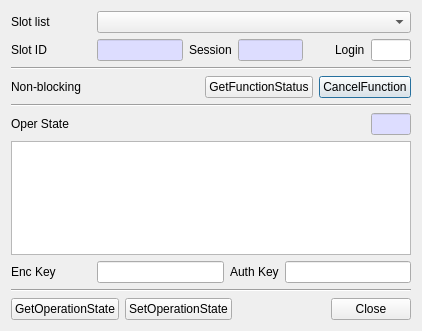
<?xml version="1.0" encoding="UTF-8"?>
<ui version="4.0">
 <class>OperStateDlg</class>
 <widget class="QDialog" name="OperStateDlg">
  <property name="geometry">
   <rect>
    <x>0</x>
    <y>0</y>
    <width>418</width>
    <height>331</height>
   </rect>
  </property>
  <property name="windowTitle">
   <string>Operation State</string>
  </property>
  <layout class="QVBoxLayout" name="verticalLayout">
   <item>
    <layout class="QGridLayout" name="gridLayout_5">
     <item row="0" column="0">
      <widget class="QLabel" name="label_6">
       <property name="minimumSize">
        <size>
         <width>80</width>
         <height>0</height>
        </size>
       </property>
       <property name="text">
        <string>Slot list</string>
       </property>
      </widget>
     </item>
     <item row="0" column="1">
      <widget class="QComboBox" name="mSlotsCombo">
       <property name="sizePolicy">
        <sizepolicy hsizetype="Preferred" vsizetype="Fixed">
         <horstretch>1</horstretch>
         <verstretch>0</verstretch>
        </sizepolicy>
       </property>
      </widget>
     </item>
    </layout>
   </item>
   <item>
    <layout class="QGridLayout" name="gridLayout">
     <item row="0" column="5">
      <widget class="QLabel" name="label_8">
       <property name="text">
        <string>Login</string>
       </property>
      </widget>
     </item>
     <item row="0" column="2">
      <widget class="QLabel" name="label_5">
       <property name="text">
        <string>Session</string>
       </property>
      </widget>
     </item>
     <item row="0" column="1">
      <widget class="QLineEdit" name="mSlotIDText">
       <property name="maximumSize">
        <size>
         <width>100</width>
         <height>16777215</height>
        </size>
       </property>
       <property name="palette">
        <palette>
         <active>
          <colorrole role="Base">
           <brush brushstyle="SolidPattern">
            <color alpha="255">
             <red>221</red>
             <green>221</green>
             <blue>255</blue>
            </color>
           </brush>
          </colorrole>
         </active>
         <inactive>
          <colorrole role="Base">
           <brush brushstyle="SolidPattern">
            <color alpha="255">
             <red>221</red>
             <green>221</green>
             <blue>255</blue>
            </color>
           </brush>
          </colorrole>
         </inactive>
         <disabled>
          <colorrole role="Base">
           <brush brushstyle="SolidPattern">
            <color alpha="255">
             <red>240</red>
             <green>240</green>
             <blue>240</blue>
            </color>
           </brush>
          </colorrole>
         </disabled>
        </palette>
       </property>
       <property name="readOnly">
        <bool>true</bool>
       </property>
      </widget>
     </item>
     <item row="0" column="0">
      <widget class="QLabel" name="label">
       <property name="minimumSize">
        <size>
         <width>80</width>
         <height>0</height>
        </size>
       </property>
       <property name="text">
        <string>Slot ID</string>
       </property>
      </widget>
     </item>
     <item row="0" column="3">
      <widget class="QLineEdit" name="mSessionText">
       <property name="maximumSize">
        <size>
         <width>80</width>
         <height>16777215</height>
        </size>
       </property>
       <property name="palette">
        <palette>
         <active>
          <colorrole role="Base">
           <brush brushstyle="SolidPattern">
            <color alpha="255">
             <red>221</red>
             <green>221</green>
             <blue>255</blue>
            </color>
           </brush>
          </colorrole>
         </active>
         <inactive>
          <colorrole role="Base">
           <brush brushstyle="SolidPattern">
            <color alpha="255">
             <red>221</red>
             <green>221</green>
             <blue>255</blue>
            </color>
           </brush>
          </colorrole>
         </inactive>
         <disabled>
          <colorrole role="Base">
           <brush brushstyle="SolidPattern">
            <color alpha="255">
             <red>240</red>
             <green>240</green>
             <blue>240</blue>
            </color>
           </brush>
          </colorrole>
         </disabled>
        </palette>
       </property>
       <property name="readOnly">
        <bool>true</bool>
       </property>
      </widget>
     </item>
     <item row="0" column="6">
      <widget class="QLineEdit" name="mLoginText">
       <property name="minimumSize">
        <size>
         <width>40</width>
         <height>0</height>
        </size>
       </property>
       <property name="maximumSize">
        <size>
         <width>40</width>
         <height>16777215</height>
        </size>
       </property>
       <property name="palette">
        <palette>
         <active>
          <colorrole role="WindowText">
           <brush brushstyle="SolidPattern">
            <color alpha="216">
             <red>0</red>
             <green>0</green>
             <blue>0</blue>
            </color>
           </brush>
          </colorrole>
          <colorrole role="Button">
           <brush brushstyle="SolidPattern">
            <color alpha="255">
             <red>236</red>
             <green>236</green>
             <blue>236</blue>
            </color>
           </brush>
          </colorrole>
          <colorrole role="Light">
           <brush brushstyle="SolidPattern">
            <color alpha="255">
             <red>255</red>
             <green>255</green>
             <blue>255</blue>
            </color>
           </brush>
          </colorrole>
          <colorrole role="Midlight">
           <brush brushstyle="SolidPattern">
            <color alpha="255">
             <red>245</red>
             <green>245</green>
             <blue>245</blue>
            </color>
           </brush>
          </colorrole>
          <colorrole role="Dark">
           <brush brushstyle="SolidPattern">
            <color alpha="255">
             <red>191</red>
             <green>191</green>
             <blue>191</blue>
            </color>
           </brush>
          </colorrole>
          <colorrole role="Mid">
           <brush brushstyle="SolidPattern">
            <color alpha="255">
             <red>169</red>
             <green>169</green>
             <blue>169</blue>
            </color>
           </brush>
          </colorrole>
          <colorrole role="Text">
           <brush brushstyle="SolidPattern">
            <color alpha="216">
             <red>0</red>
             <green>0</green>
             <blue>0</blue>
            </color>
           </brush>
          </colorrole>
          <colorrole role="BrightText">
           <brush brushstyle="SolidPattern">
            <color alpha="255">
             <red>255</red>
             <green>255</green>
             <blue>255</blue>
            </color>
           </brush>
          </colorrole>
          <colorrole role="ButtonText">
           <brush brushstyle="SolidPattern">
            <color alpha="216">
             <red>0</red>
             <green>0</green>
             <blue>0</blue>
            </color>
           </brush>
          </colorrole>
          <colorrole role="Base">
           <brush brushstyle="SolidPattern">
            <color alpha="255">
             <red>221</red>
             <green>221</green>
             <blue>255</blue>
            </color>
           </brush>
          </colorrole>
          <colorrole role="Window">
           <brush brushstyle="SolidPattern">
            <color alpha="255">
             <red>236</red>
             <green>236</green>
             <blue>236</blue>
            </color>
           </brush>
          </colorrole>
          <colorrole role="Shadow">
           <brush brushstyle="SolidPattern">
            <color alpha="255">
             <red>0</red>
             <green>0</green>
             <blue>0</blue>
            </color>
           </brush>
          </colorrole>
          <colorrole role="Highlight">
           <brush brushstyle="SolidPattern">
            <color alpha="255">
             <red>165</red>
             <green>205</green>
             <blue>255</blue>
            </color>
           </brush>
          </colorrole>
          <colorrole role="HighlightedText">
           <brush brushstyle="SolidPattern">
            <color alpha="216">
             <red>0</red>
             <green>0</green>
             <blue>0</blue>
            </color>
           </brush>
          </colorrole>
          <colorrole role="Link">
           <brush brushstyle="SolidPattern">
            <color alpha="255">
             <red>9</red>
             <green>79</green>
             <blue>209</blue>
            </color>
           </brush>
          </colorrole>
          <colorrole role="LinkVisited">
           <brush brushstyle="SolidPattern">
            <color alpha="255">
             <red>255</red>
             <green>0</green>
             <blue>255</blue>
            </color>
           </brush>
          </colorrole>
          <colorrole role="AlternateBase">
           <brush brushstyle="SolidPattern">
            <color alpha="255">
             <red>245</red>
             <green>245</green>
             <blue>245</blue>
            </color>
           </brush>
          </colorrole>
          <colorrole role="NoRole">
           <brush brushstyle="SolidPattern">
            <color alpha="255">
             <red>0</red>
             <green>0</green>
             <blue>0</blue>
            </color>
           </brush>
          </colorrole>
          <colorrole role="ToolTipBase">
           <brush brushstyle="SolidPattern">
            <color alpha="255">
             <red>255</red>
             <green>255</green>
             <blue>255</blue>
            </color>
           </brush>
          </colorrole>
          <colorrole role="ToolTipText">
           <brush brushstyle="SolidPattern">
            <color alpha="255">
             <red>0</red>
             <green>0</green>
             <blue>0</blue>
            </color>
           </brush>
          </colorrole>
          <colorrole role="PlaceholderText">
           <brush brushstyle="SolidPattern">
            <color alpha="63">
             <red>0</red>
             <green>0</green>
             <blue>0</blue>
            </color>
           </brush>
          </colorrole>
         </active>
         <inactive>
          <colorrole role="WindowText">
           <brush brushstyle="SolidPattern">
            <color alpha="216">
             <red>0</red>
             <green>0</green>
             <blue>0</blue>
            </color>
           </brush>
          </colorrole>
          <colorrole role="Button">
           <brush brushstyle="SolidPattern">
            <color alpha="255">
             <red>236</red>
             <green>236</green>
             <blue>236</blue>
            </color>
           </brush>
          </colorrole>
          <colorrole role="Light">
           <brush brushstyle="SolidPattern">
            <color alpha="255">
             <red>255</red>
             <green>255</green>
             <blue>255</blue>
            </color>
           </brush>
          </colorrole>
          <colorrole role="Midlight">
           <brush brushstyle="SolidPattern">
            <color alpha="255">
             <red>245</red>
             <green>245</green>
             <blue>245</blue>
            </color>
           </brush>
          </colorrole>
          <colorrole role="Dark">
           <brush brushstyle="SolidPattern">
            <color alpha="255">
             <red>191</red>
             <green>191</green>
             <blue>191</blue>
            </color>
           </brush>
          </colorrole>
          <colorrole role="Mid">
           <brush brushstyle="SolidPattern">
            <color alpha="255">
             <red>169</red>
             <green>169</green>
             <blue>169</blue>
            </color>
           </brush>
          </colorrole>
          <colorrole role="Text">
           <brush brushstyle="SolidPattern">
            <color alpha="216">
             <red>0</red>
             <green>0</green>
             <blue>0</blue>
            </color>
           </brush>
          </colorrole>
          <colorrole role="BrightText">
           <brush brushstyle="SolidPattern">
            <color alpha="255">
             <red>255</red>
             <green>255</green>
             <blue>255</blue>
            </color>
           </brush>
          </colorrole>
          <colorrole role="ButtonText">
           <brush brushstyle="SolidPattern">
            <color alpha="255">
             <red>0</red>
             <green>0</green>
             <blue>0</blue>
            </color>
           </brush>
          </colorrole>
          <colorrole role="Base">
           <brush brushstyle="SolidPattern">
            <color alpha="255">
             <red>255</red>
             <green>255</green>
             <blue>255</blue>
            </color>
           </brush>
          </colorrole>
          <colorrole role="Window">
           <brush brushstyle="SolidPattern">
            <color alpha="255">
             <red>236</red>
             <green>236</green>
             <blue>236</blue>
            </color>
           </brush>
          </colorrole>
          <colorrole role="Shadow">
           <brush brushstyle="SolidPattern">
            <color alpha="255">
             <red>0</red>
             <green>0</green>
             <blue>0</blue>
            </color>
           </brush>
          </colorrole>
          <colorrole role="Highlight">
           <brush brushstyle="SolidPattern">
            <color alpha="255">
             <red>212</red>
             <green>212</green>
             <blue>212</blue>
            </color>
           </brush>
          </colorrole>
          <colorrole role="HighlightedText">
           <brush brushstyle="SolidPattern">
            <color alpha="216">
             <red>0</red>
             <green>0</green>
             <blue>0</blue>
            </color>
           </brush>
          </colorrole>
          <colorrole role="Link">
           <brush brushstyle="SolidPattern">
            <color alpha="255">
             <red>0</red>
             <green>0</green>
             <blue>255</blue>
            </color>
           </brush>
          </colorrole>
          <colorrole role="LinkVisited">
           <brush brushstyle="SolidPattern">
            <color alpha="255">
             <red>255</red>
             <green>0</green>
             <blue>255</blue>
            </color>
           </brush>
          </colorrole>
          <colorrole role="AlternateBase">
           <brush brushstyle="SolidPattern">
            <color alpha="255">
             <red>245</red>
             <green>245</green>
             <blue>245</blue>
            </color>
           </brush>
          </colorrole>
          <colorrole role="NoRole">
           <brush brushstyle="NoBrush">
            <color alpha="255">
             <red>0</red>
             <green>0</green>
             <blue>0</blue>
            </color>
           </brush>
          </colorrole>
          <colorrole role="ToolTipBase">
           <brush brushstyle="SolidPattern">
            <color alpha="255">
             <red>255</red>
             <green>255</green>
             <blue>255</blue>
            </color>
           </brush>
          </colorrole>
          <colorrole role="ToolTipText">
           <brush brushstyle="SolidPattern">
            <color alpha="255">
             <red>0</red>
             <green>0</green>
             <blue>0</blue>
            </color>
           </brush>
          </colorrole>
          <colorrole role="PlaceholderText">
           <brush brushstyle="SolidPattern">
            <color alpha="63">
             <red>0</red>
             <green>0</green>
             <blue>0</blue>
            </color>
           </brush>
          </colorrole>
         </inactive>
         <disabled>
          <colorrole role="WindowText">
           <brush brushstyle="SolidPattern">
            <color alpha="63">
             <red>0</red>
             <green>0</green>
             <blue>0</blue>
            </color>
           </brush>
          </colorrole>
          <colorrole role="Button">
           <brush brushstyle="SolidPattern">
            <color alpha="255">
             <red>236</red>
             <green>236</green>
             <blue>236</blue>
            </color>
           </brush>
          </colorrole>
          <colorrole role="Light">
           <brush brushstyle="SolidPattern">
            <color alpha="255">
             <red>255</red>
             <green>255</green>
             <blue>255</blue>
            </color>
           </brush>
          </colorrole>
          <colorrole role="Midlight">
           <brush brushstyle="SolidPattern">
            <color alpha="255">
             <red>245</red>
             <green>245</green>
             <blue>245</blue>
            </color>
           </brush>
          </colorrole>
          <colorrole role="Dark">
           <brush brushstyle="SolidPattern">
            <color alpha="255">
             <red>191</red>
             <green>191</green>
             <blue>191</blue>
            </color>
           </brush>
          </colorrole>
          <colorrole role="Mid">
           <brush brushstyle="SolidPattern">
            <color alpha="255">
             <red>169</red>
             <green>169</green>
             <blue>169</blue>
            </color>
           </brush>
          </colorrole>
          <colorrole role="Text">
           <brush brushstyle="SolidPattern">
            <color alpha="63">
             <red>0</red>
             <green>0</green>
             <blue>0</blue>
            </color>
           </brush>
          </colorrole>
          <colorrole role="BrightText">
           <brush brushstyle="SolidPattern">
            <color alpha="255">
             <red>255</red>
             <green>255</green>
             <blue>255</blue>
            </color>
           </brush>
          </colorrole>
          <colorrole role="ButtonText">
           <brush brushstyle="SolidPattern">
            <color alpha="63">
             <red>0</red>
             <green>0</green>
             <blue>0</blue>
            </color>
           </brush>
          </colorrole>
          <colorrole role="Base">
           <brush brushstyle="SolidPattern">
            <color alpha="255">
             <red>236</red>
             <green>236</green>
             <blue>236</blue>
            </color>
           </brush>
          </colorrole>
          <colorrole role="Window">
           <brush brushstyle="SolidPattern">
            <color alpha="255">
             <red>236</red>
             <green>236</green>
             <blue>236</blue>
            </color>
           </brush>
          </colorrole>
          <colorrole role="Shadow">
           <brush brushstyle="SolidPattern">
            <color alpha="255">
             <red>0</red>
             <green>0</green>
             <blue>0</blue>
            </color>
           </brush>
          </colorrole>
          <colorrole role="Highlight">
           <brush brushstyle="SolidPattern">
            <color alpha="255">
             <red>212</red>
             <green>212</green>
             <blue>212</blue>
            </color>
           </brush>
          </colorrole>
          <colorrole role="HighlightedText">
           <brush brushstyle="SolidPattern">
            <color alpha="63">
             <red>0</red>
             <green>0</green>
             <blue>0</blue>
            </color>
           </brush>
          </colorrole>
          <colorrole role="Link">
           <brush brushstyle="SolidPattern">
            <color alpha="255">
             <red>0</red>
             <green>0</green>
             <blue>255</blue>
            </color>
           </brush>
          </colorrole>
          <colorrole role="LinkVisited">
           <brush brushstyle="SolidPattern">
            <color alpha="255">
             <red>255</red>
             <green>0</green>
             <blue>255</blue>
            </color>
           </brush>
          </colorrole>
          <colorrole role="AlternateBase">
           <brush brushstyle="SolidPattern">
            <color alpha="255">
             <red>245</red>
             <green>245</green>
             <blue>245</blue>
            </color>
           </brush>
          </colorrole>
          <colorrole role="NoRole">
           <brush brushstyle="NoBrush">
            <color alpha="255">
             <red>0</red>
             <green>0</green>
             <blue>0</blue>
            </color>
           </brush>
          </colorrole>
          <colorrole role="ToolTipBase">
           <brush brushstyle="SolidPattern">
            <color alpha="255">
             <red>255</red>
             <green>255</green>
             <blue>255</blue>
            </color>
           </brush>
          </colorrole>
          <colorrole role="ToolTipText">
           <brush brushstyle="SolidPattern">
            <color alpha="255">
             <red>0</red>
             <green>0</green>
             <blue>0</blue>
            </color>
           </brush>
          </colorrole>
          <colorrole role="PlaceholderText">
           <brush brushstyle="SolidPattern">
            <color alpha="63">
             <red>0</red>
             <green>0</green>
             <blue>0</blue>
            </color>
           </brush>
          </colorrole>
         </disabled>
        </palette>
       </property>
       <property name="readOnly">
        <bool>true</bool>
       </property>
      </widget>
     </item>
     <item row="0" column="4">
      <spacer name="horizontalSpacer_3">
       <property name="orientation">
        <enum>Qt::Horizontal</enum>
       </property>
       <property name="sizeHint" stdset="0">
        <size>
         <width>40</width>
         <height>20</height>
        </size>
       </property>
      </spacer>
     </item>
    </layout>
   </item>
   <item>
    <widget class="Line" name="line_3">
     <property name="orientation">
      <enum>Qt::Horizontal</enum>
     </property>
    </widget>
   </item>
   <item>
    <layout class="QGridLayout" name="gridLayout_4">
     <property name="topMargin">
      <number>0</number>
     </property>
     <item row="0" column="0">
      <widget class="QLabel" name="label_9">
       <property name="minimumSize">
        <size>
         <width>80</width>
         <height>0</height>
        </size>
       </property>
       <property name="text">
        <string>Non-blocking</string>
       </property>
      </widget>
     </item>
     <item row="0" column="3">
      <widget class="QPushButton" name="mCancelFunctionBtn">
       <property name="text">
        <string>CancelFunction</string>
       </property>
      </widget>
     </item>
     <item row="0" column="2">
      <widget class="QPushButton" name="mGetFunctionStatusBtn">
       <property name="text">
        <string>GetFunctionStatus</string>
       </property>
      </widget>
     </item>
     <item row="0" column="1">
      <spacer name="horizontalSpacer_4">
       <property name="orientation">
        <enum>Qt::Horizontal</enum>
       </property>
       <property name="sizeHint" stdset="0">
        <size>
         <width>40</width>
         <height>20</height>
        </size>
       </property>
      </spacer>
     </item>
    </layout>
   </item>
   <item>
    <widget class="Line" name="line_4">
     <property name="orientation">
      <enum>Qt::Horizontal</enum>
     </property>
    </widget>
   </item>
   <item>
    <layout class="QGridLayout" name="gridLayout_2">
     <item row="0" column="0">
      <widget class="QLabel" name="label_2">
       <property name="minimumSize">
        <size>
         <width>80</width>
         <height>0</height>
        </size>
       </property>
       <property name="text">
        <string>Oper State</string>
       </property>
      </widget>
     </item>
     <item row="0" column="2">
      <widget class="QLineEdit" name="mOperationStateLenText">
       <property name="maximumSize">
        <size>
         <width>40</width>
         <height>16777215</height>
        </size>
       </property>
       <property name="palette">
        <palette>
         <active>
          <colorrole role="Base">
           <brush brushstyle="SolidPattern">
            <color alpha="255">
             <red>221</red>
             <green>221</green>
             <blue>255</blue>
            </color>
           </brush>
          </colorrole>
         </active>
         <inactive>
          <colorrole role="Base">
           <brush brushstyle="SolidPattern">
            <color alpha="255">
             <red>221</red>
             <green>221</green>
             <blue>255</blue>
            </color>
           </brush>
          </colorrole>
         </inactive>
         <disabled>
          <colorrole role="Base">
           <brush brushstyle="SolidPattern">
            <color alpha="255">
             <red>240</red>
             <green>240</green>
             <blue>240</blue>
            </color>
           </brush>
          </colorrole>
         </disabled>
        </palette>
       </property>
       <property name="font">
        <font/>
       </property>
       <property name="readOnly">
        <bool>true</bool>
       </property>
      </widget>
     </item>
     <item row="0" column="1">
      <spacer name="horizontalSpacer_2">
       <property name="orientation">
        <enum>Qt::Horizontal</enum>
       </property>
       <property name="sizeHint" stdset="0">
        <size>
         <width>40</width>
         <height>20</height>
        </size>
       </property>
      </spacer>
     </item>
    </layout>
   </item>
   <item>
    <widget class="QPlainTextEdit" name="mOperationStateText">
     <property name="minimumSize">
      <size>
       <width>400</width>
       <height>0</height>
      </size>
     </property>
     <property name="font">
      <font/>
     </property>
     <property name="readOnly">
      <bool>false</bool>
     </property>
    </widget>
   </item>
   <item>
    <layout class="QGridLayout" name="gridLayout_6">
     <property name="topMargin">
      <number>0</number>
     </property>
     <item row="0" column="1">
      <widget class="QLineEdit" name="mEncKeyText"/>
     </item>
     <item row="0" column="0">
      <widget class="QLabel" name="label_3">
       <property name="minimumSize">
        <size>
         <width>80</width>
         <height>0</height>
        </size>
       </property>
       <property name="text">
        <string>Enc Key</string>
       </property>
      </widget>
     </item>
     <item row="0" column="3">
      <widget class="QLineEdit" name="mAuthKeyText"/>
     </item>
     <item row="0" column="2">
      <widget class="QLabel" name="label_4">
       <property name="text">
        <string>Auth Key</string>
       </property>
      </widget>
     </item>
    </layout>
   </item>
   <item>
    <widget class="Line" name="line">
     <property name="orientation">
      <enum>Qt::Horizontal</enum>
     </property>
    </widget>
   </item>
   <item>
    <layout class="QGridLayout" name="gridLayout_3">
     <item row="0" column="1">
      <widget class="QPushButton" name="mSetOperationStateBtn">
       <property name="text">
        <string>SetOperationState</string>
       </property>
      </widget>
     </item>
     <item row="0" column="3">
      <widget class="QPushButton" name="mCloseBtn">
       <property name="text">
        <string>Close</string>
       </property>
      </widget>
     </item>
     <item row="0" column="0">
      <widget class="QPushButton" name="mGetOperationStateBtn">
       <property name="text">
        <string>GetOperationState</string>
       </property>
      </widget>
     </item>
     <item row="0" column="2">
      <spacer name="horizontalSpacer">
       <property name="orientation">
        <enum>Qt::Horizontal</enum>
       </property>
       <property name="sizeHint" stdset="0">
        <size>
         <width>40</width>
         <height>20</height>
        </size>
       </property>
      </spacer>
     </item>
    </layout>
   </item>
  </layout>
 </widget>
 <tabstops>
  <tabstop>mSlotsCombo</tabstop>
  <tabstop>mSlotIDText</tabstop>
  <tabstop>mSessionText</tabstop>
  <tabstop>mLoginText</tabstop>
  <tabstop>mGetFunctionStatusBtn</tabstop>
  <tabstop>mCancelFunctionBtn</tabstop>
  <tabstop>mOperationStateLenText</tabstop>
  <tabstop>mOperationStateText</tabstop>
  <tabstop>mEncKeyText</tabstop>
  <tabstop>mAuthKeyText</tabstop>
  <tabstop>mGetOperationStateBtn</tabstop>
  <tabstop>mSetOperationStateBtn</tabstop>
  <tabstop>mCloseBtn</tabstop>
 </tabstops>
 <resources/>
 <connections/>
</ui>
